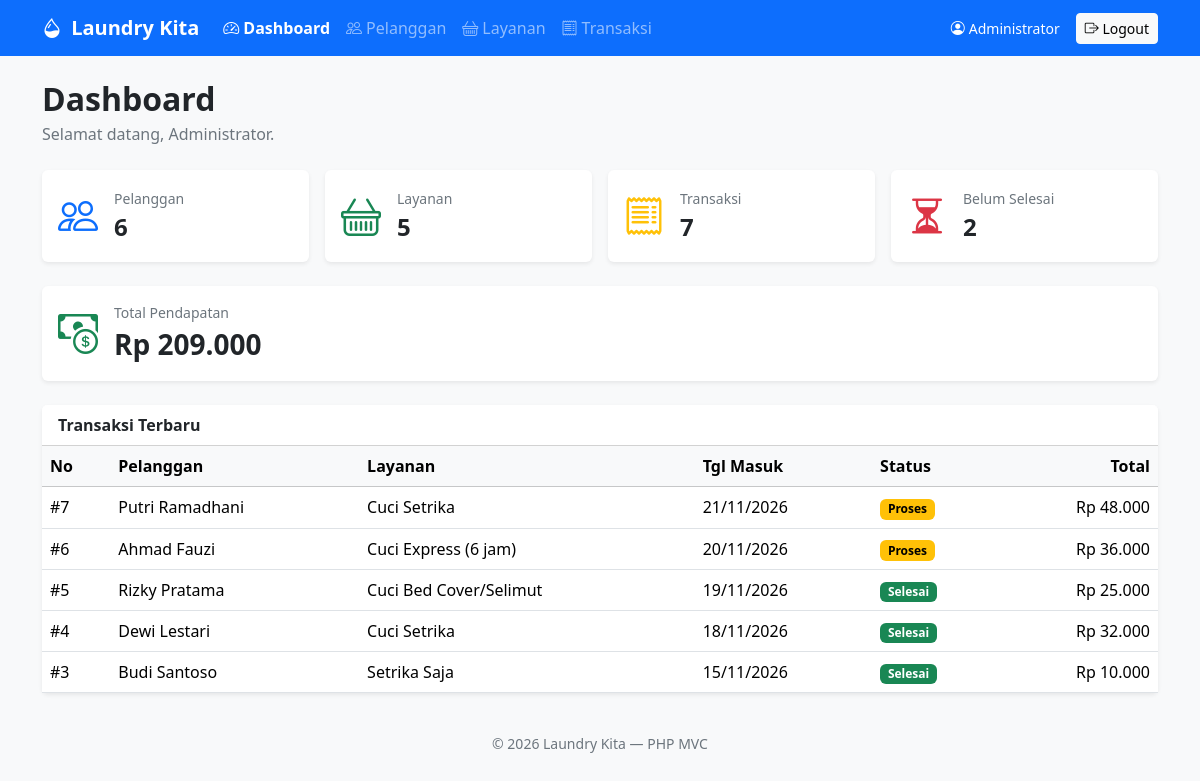
Page /index.php?url=dashboard (signed in) on the committed database.
### tables this page shows
CREATE TABLE tb_transaksi (
    trans_id           INT(11) NOT NULL AUTO_INCREMENT,
    trans_id_pelanggan INT(11) NOT NULL,
    trans_id_layanan   INT(11) NOT NULL,
    trans_tgl_masuk    DATE    NOT NULL,
    trans_tgl_selesai  DATE    DEFAULT NULL,
    trans_berat        INT(11) NOT NULL,
    trans_total        INT(11) NOT NULL,
    PRIMARY KEY (trans_id),
    KEY idx_trans_pelanggan (trans_id_pelanggan),
    KEY idx_trans_layanan (trans_id_layanan),
    CONSTRAINT fk_trans_pelanggan FOREIGN KEY (trans_id_pelanggan) REFERENCES tb_pelanggan (pel_id) ON UPDATE CASCADE ON DELETE RESTRICT,
    CONSTRAINT fk_trans_layanan   FOREIGN KEY (trans_id_layanan)   REFERENCES tb_layanan (lay_id)   ON UPDATE CASCADE ON DELETE RESTRICT
);

CREATE TABLE tb_pelanggan (
    pel_id     INT(11)      NOT NULL AUTO_INCREMENT,
    pel_nama   VARCHAR(100) NOT NULL,
    pel_alamat TEXT         DEFAULT NULL,
    pel_hp     VARCHAR(30)  DEFAULT NULL,
    PRIMARY KEY (pel_id)
);

CREATE TABLE tb_layanan (
    lay_id    INT(11)      NOT NULL AUTO_INCREMENT,
    lay_jenis VARCHAR(100) NOT NULL,
    lay_harga INT(11)      NOT NULL,
    PRIMARY KEY (lay_id)
);

### core/Controller.php (called while the page is built, shortened)
<?php
abstract class Controller
{
    protected function view(string $view, array $data = [], string $layout = 'main'): void
    {
        extract($data);
        require ROOT . 'app/views/' . $view . '.php';
        $content = ob_get_clean();
        require ROOT . 'app/views/layouts/' . $layout . '.php';
    }
}

### app/controllers/DashboardController.php (called while the page is built, shortened)
<?php
class DashboardController extends Controller
{
    public function index()
    {
        $transaksi = new Transaksi();
        $this->view('dashboard/index', [
            'title'         => 'Dashboard',
            'jmlPelanggan'  => (new Pelanggan())->count(),
            'jmlLayanan'    => (new Layanan())->count(),
            'jmlTransaksi'  => $transaksi->count(),
            'belumSelesai'  => $transaksi->belumSelesai(),
            'pendapatan'    => $transaksi->pendapatan(),
            'terbaru'       => $transaksi->terbaru(5),
        ]);
    }
}

### core/App.php (called while the page is built, shortened)
<?php
class App
{
    public function __construct()
    {
        $url = trim((string) ($_GET['url'] ?? ''), '/');
        $parts = $url === '' ? [] : explode('/', $url);
        $method = $parts[1] ?? 'index';
        $params = array_slice($parts, 2);
        $controller = new $class();
        call_user_func_array([$controller, $method], $params);
    }
}

### index.php (called while the page is built, shortened)
<?php
require_once ROOT . 'core/helpers.php';
new App();

### core/helpers.php (called while the page is built, shortened)
<?php
function e($v): string
{
    return htmlspecialchars((string) ($v ?? ''), ENT_QUOTES, 'UTF-8');
}
function url(string $path = ''): string
{
    $path = trim($path, '/');
    return BASE_URL . '/index.php' . ($path !== '' ? '?url=' . $path : '');
}
function rupiah($n): string
{
    return 'Rp ' . number_format((int) $n, 0, ',', '.');
}
function tgl($d): string
{
    $t = strtotime($d);
    return $t ? date('d/m/Y', $t) : '-';
}
function auth_user(): array
{
    return $_SESSION['user'] ?? [];
}

### app/models/Transaksi.php (called while the page is built, shortened)
<?php
class Transaksi extends Model
{
    private function baseSelect(): string
    {
        return "SELECT t.*, p.pel_nama, l.lay_jenis, l.lay_harga
                FROM tb_transaksi t
                JOIN tb_pelanggan p ON p.pel_id = t.trans_id_pelanggan
                JOIN tb_layanan l ON l.lay_id = t.trans_id_layanan";
    }
    public function terbaru(int $limit = 5): array
    {
        $limit = max(1, $limit);
        return $this->db->query($this->baseSelect() . " ORDER BY t.trans_id DESC LIMIT $limit")->fetchAll();
    }
}

### app/views/dashboard/index.php (the view, shortened to what this page needs)
<?php
$kartu = [
    ['Pelanggan', $jmlPelanggan, 'bi-people', 'primary'],
    ['Layanan', $jmlLayanan, 'bi-basket', 'success'],
    ['Transaksi', $jmlTransaksi, 'bi-receipt', 'warning'],
    ['Belum Selesai', $belumSelesai, 'bi-hourglass-split', 'danger'],
];
?>
<div class="mb-4">
    <h2 class="fw-bold mb-1">Dashboard</h2>
    <p class="text-secondary mb-0">Selamat datang, <?php echo e(auth_user()['nama'] ?? ''); ?>.</p>
</div>
<div class="row g-3 mb-4">
    <?php foreach ($kartu as $k): ?>
        <div class="col-6 col-lg-3">
            <div class="card border-0 shadow-sm h-100">
                <div class="card-body d-flex align-items-center gap-3">
                    <div class="fs-1 text-<?php echo $k[3]; ?>"><i class="bi <?php echo $k[2]; ?>"></i></div>
                    <div>
                        <div class="text-secondary small"><?php echo $k[0]; ?></div>
                        <div class="fs-4 fw-bold"><?php echo (int) $k[1]; ?></div>
                    </div>
                </div>
            </div>
        </div>
    <?php endforeach; ?>
</div>
<div class="card border-0 shadow-sm mb-4">
    <div class="card-body d-flex align-items-center gap-3">
        <div class="fs-1 text-success"><i class="bi bi-cash-coin"></i></div>
        <div>
            <div class="text-secondary small">Total Pendapatan</div>
            <div class="fs-3 fw-bold"><?php echo rupiah($pendapatan); ?></div>
        </div>
    </div>
</div>
<div class="card border-0 shadow-sm">
    <div class="card-header bg-white fw-semibold">Transaksi Terbaru</div>
    <div class="table-responsive">
        <table class="table table-hover align-middle mb-0">
            <thead class="table-light">
                <tr><th>No</th><th>Pelanggan</th><th>Layanan</th><th>Tgl Masuk</th><th>Status</th><th class="text-end">Total</th></tr>
            </thead>
            <tbody>
                <?php foreach ($terbaru as $t): ?>
                    <tr>
                        <td>#<?php echo (int) $t['trans_id']; ?></td>
                        <td><?php echo e($t['pel_nama']); ?></td>
                        <td><?php echo e($t['lay_jenis']); ?></td>
                        <td><?php echo tgl($t['trans_tgl_masuk']); ?></td>
                        <td>
                            <?php if ($t['trans_tgl_selesai']): ?>
                                <span class="badge text-bg-success">Selesai</span>
                            <?php else: ?>
                                <span class="badge text-bg-warning">Proses</span>
                            <?php endif; ?>
                        </td>
                        <td class="text-end"><?php echo rupiah($t['trans_total']); ?></td>
                    </tr>
                <?php endforeach; ?>
            </tbody>
        </table>
    </div>
</div>

### app/views/layouts/main.php (shortened to what this page needs)
<?php
$menu = [
    'dashboard' => ['Dashboard', 'bi-speedometer2'],
    'pelanggan' => ['Pelanggan', 'bi-people'],
    'layanan'   => ['Layanan', 'bi-basket'],
    'transaksi' => ['Transaksi', 'bi-receipt'],
];
?>
<!DOCTYPE html>
<html lang="id">
<head>
    <link href="https://cdn.jsdelivr.net/npm/bootstrap@5.3.3/dist/css/bootstrap.min.css" rel="stylesheet">
    <link href="https://cdn.jsdelivr.net/npm/bootstrap-icons@1.11.3/font/bootstrap-icons.min.css" rel="stylesheet">
</head>
<body class="bg-light">
    <nav class="navbar navbar-expand-lg navbar-dark bg-primary">
        <div class="container">
            <a class="navbar-brand fw-bold" href="<?php echo url('dashboard'); ?>">
                <i class="bi bi-droplet-half me-1"></i> <?php echo e(APP_NAME); ?>
            </a>
            <div class="collapse navbar-collapse" id="nav">
                <ul class="navbar-nav me-auto">
                    <?php foreach ($menu as $key => $m): ?>
                        <li class="nav-item">
                            <a class="nav-link <?php echo CURRENT_PAGE === $key ? 'active fw-semibold' : ''; ?>" href="<?php echo url($key); ?>">
                                <i class="bi <?php echo $m[1]; ?> me-1"></i><?php echo $m[0]; ?>
                            </a>
                        </li>
                    <?php endforeach; ?>
                </ul>
                <form method="post" action="<?php echo url('auth/logout'); ?>" class="d-flex align-items-center gap-3 text-white mb-0"
                      onsubmit="return confirm('Yakin ingin logout?')">
                    <span class="small"><i class="bi bi-person-circle me-1"></i><?php echo e(auth_user()['nama'] ?? ''); ?></span>
                    <button type="submit" class="btn btn-sm btn-light"><i class="bi bi-box-arrow-right"></i> Logout</button>
                </form>
            </div>
        </div>
    </nav>
    <main class="container py-4">
        <?php echo $content; ?>
    </main>
    <footer class="text-center text-secondary small py-3">
        &copy; <?php echo date('Y'); ?> <?php echo e(APP_NAME); ?> &mdash; PHP MVC
    </footer>
</body>
</html>

### rows in the picture
tb_transaksi: trans_id "7", trans_id_pelanggan.pel_nama "Putri Ramadhani", trans_id_layanan.lay_jenis "Cuci Setrika", trans_tgl_masuk "21/11/2026", shows "Proses", trans_total "Rp 48.000"
tb_transaksi: trans_id "6", trans_id_pelanggan.pel_nama "Ahmad Fauzi", trans_id_layanan.lay_jenis "Cuci Express (6 jam)", trans_tgl_masuk "20/11/2026", shows "Proses", trans_total "Rp 36.000"
tb_transaksi: trans_id "5", trans_id_pelanggan.pel_nama "Rizky Pratama", trans_id_layanan.lay_jenis "Cuci Bed Cover/Selimut", trans_tgl_masuk "19/11/2026", trans_tgl_selesai "Selesai", trans_total "Rp 25.000"
tb_transaksi: trans_id "4", trans_id_pelanggan.pel_nama "Dewi Lestari", trans_id_layanan.lay_jenis "Cuci Setrika", trans_tgl_masuk "18/11/2026", trans_tgl_selesai "Selesai", trans_total "Rp 32.000"
tb_transaksi: trans_id "3", trans_id_pelanggan.pel_nama "Budi Santoso", trans_id_layanan.lay_jenis "Setrika Saja", trans_tgl_masuk "15/11/2026", trans_tgl_selesai "Selesai", trans_total "Rp 10.000"

### other values in the picture
APP_NAME "Laundry Kita"
$m[0] "Dashboard"
$m[0] "Pelanggan"
$m[0] "Layanan"
$m[0] "Transaksi"
auth_user()['nama'] "Administrator"
$k[0] "Pelanggan"
$k[1] "6"
$k[0] "Layanan"
$k[1] "5"
$k[0] "Transaksi"
$k[1] "7"
$k[0] "Belum Selesai"
$k[1] "2"
rupiah($pendapatan) "Rp 209.000"
